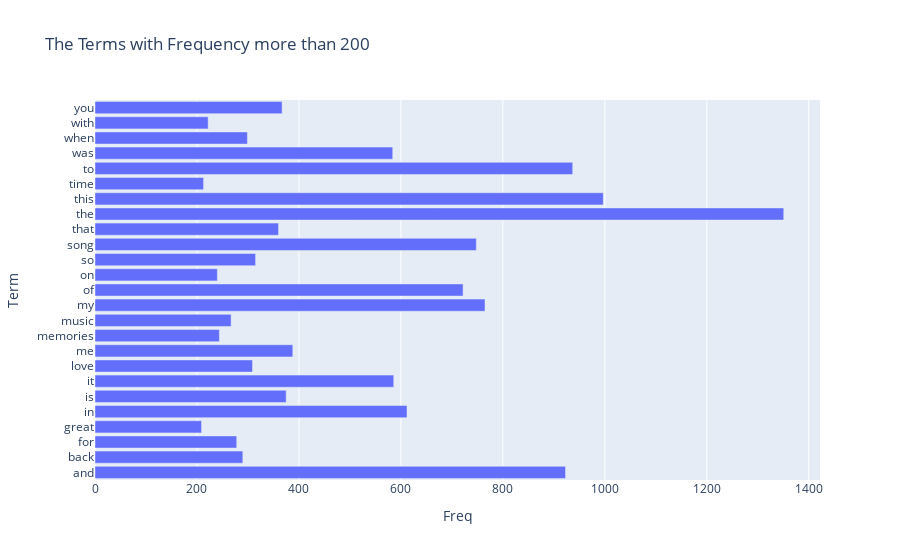

The cell this chart's notebook holds for it:
### Markdown cell above
**Threshold = 200**
- To see what are the common terms

### Code cell
# Choose the specific frequency number as threshold

threshold = 200   # show the terms appear more than 1000 times

wanted_index = np.where( term_frequencies_2 >= threshold)[0]  # np.where() output is tuple

wanted_term = count_vect_2.get_feature_names_out()[wanted_index]
wanted_freq = term_frequencies_2[wanted_index]

temp_df = pd.DataFrame(
    {
      "Term":  wanted_term,
      "Freq" : wanted_freq
    }
)


px.bar(temp_df, x = "Freq", y = "Term", title = f"The Terms with Frequency more than {threshold}" )

### Figure 1 — Plotly figure (JSON) as saved in the notebook; plotly's stock layout.template omitted (floating-point values rounded to 4 significant figures)
{"data": [{"alignmentgroup": "True", "hovertemplate": "Freq=%{x}<br>Term=%{y}<extra></extra>", "legendgroup": "", "marker": {"color": "#636efa", "pattern": {"shape": ""}}, "name": "", "offsetgroup": "", "orientation": "h", "showlegend": false, "textposition": "auto", "type": "bar", "x": [923, 290, 278, 209, 612, 375, 586, 309, 388, 244, 267, 765, 722, 240, 315, 748, 360, 1351, 997, 213, 937, 584, 299, 222, 367], "xaxis": "x", "y": ["and", "back", "for", "great", "in", "is", "it", "love", "me", "memories", "music", "my", "of", "on", "so", "song", "that", "the", "this", "time", "to", "was", "when", "with", "you"], "yaxis": "y"}], "layout": {"barmode": "relative", "legend": {"tracegroupgap": 0}, "title": {"text": "The Terms with Frequency more than 200"}, "xaxis": {"anchor": "y", "domain": [0, 1], "title": {"text": "Freq"}}, "yaxis": {"anchor": "x", "domain": [0, 1], "title": {"text": "Term"}}}}
